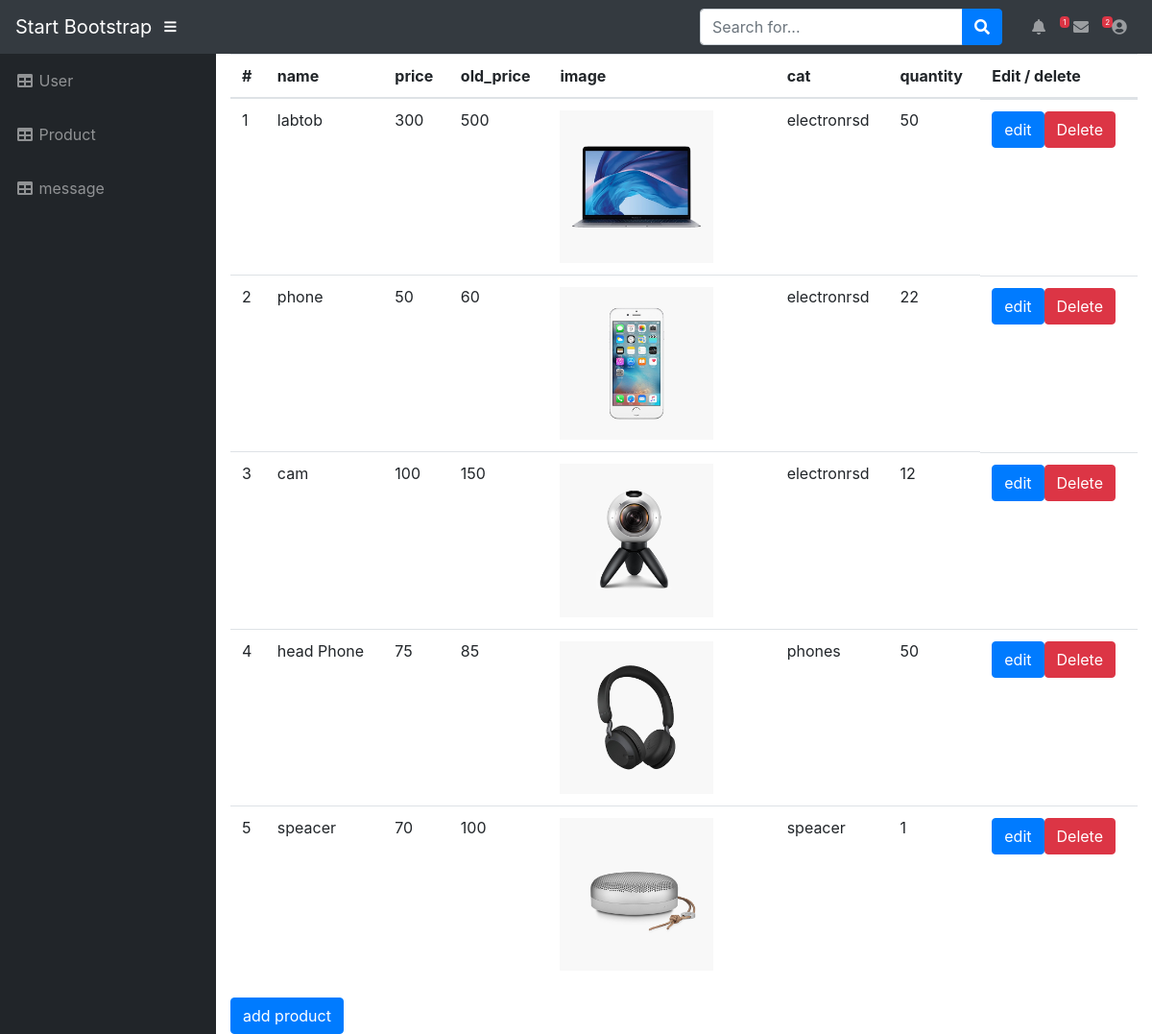
The app's page /admin/product.php (signed in) with its own data.
### tables this page shows
CREATE TABLE `product` (
  `id` int(11) NOT NULL,
  `name` varchar(50) NOT NULL,
  `price` int(50) NOT NULL,
  `old_price` int(50) NOT NULL,
  `image` mediumtext NOT NULL,
  `cat` varchar(20) NOT NULL,
  `quantity` int(20) NOT NULL
);

### admin/product.php (the view, shortened to what this page needs)
<?php
require "style/nav.php";
require "style/sidebar.php";
require "connect.php";
?>
<div class="container-fluid page-body-wrapper full-page-wrapper ">
    <table class="table w-100">
        <thead>
            <tr>
                <th scope="col">#</th>
                <th scope="col">name</th>
                <th scope="col">price</th>
                <th scope="col">old_price</th>
                <th scope="col">image</th>
                <th scope="col">cat</th>
                <th scope="col">quantity</th>
                <th scope="col"> Edit / delete </th>
            </tr>
        </thead>
        <tbody>
            <?php
            $query = "SELECT * FROM `product`";
            $result = mysqli_query($connect, $query);
            $product = mysqli_fetch_all($result, MYSQLI_ASSOC);
            foreach ($product as $key => $value) {
                $id = $value["id"];
            ?>
            <tr>
                <td scope="col"><?php echo ++$key  ?></td>
                <td scope="col"><?php echo $value["name"] ?></td>
                <td scope="col"><?php echo $value["price"] ?></td>
                <td scope="col"><?php echo $value["old_price"] ?></td>
                <td scope="col" class="w-25"><img src="images/<?php echo $value["image"] ?>" class=" w-75 img-fluid" alt=""></td>
                <td scope=" col"><?php echo $value["cat"] ?></td>
                <td scope=" col"><?php echo $value["quantity"] ?></td>
                <td class="d-flex">
                    <a href="edit_product.php?id=<?php echo $id ?>" class="btn btn-primary">edit</a>
                    <a href="delete_pro.php?id=<?php echo $id ?>" class="btn btn-danger">Delete</a>
                </td>
            </tr>
            <?php } ?>
        </tbody>
    </table>
    <a href="new_product.php" class="btn btn-primary justify-content-center">add product</a>
</div>

### admin/style/nav.php (shortened to what this page needs)
<?php
require "../connect.php";
$query_con = "SELECT count(id) FROM user";
$result_con = mysqli_query($connect, $query_con);
$user_con = mysqli_fetch_assoc($result_con);
$count = $user_con["count(id)"];
?>
<DOCTYPE html>
    <html lang="en">
    <head>
        <link href="vendor/fontawesome-free/css/all.min.css" rel="stylesheet" type="text/css">
        <link href="vendor/datatables/dataTables.bootstrap4.css" rel="stylesheet">
        <link href="css/sb-admin.css" rel="stylesheet">
    </head>
    <body id="page-top">
        <nav class="navbar navbar-expand navbar-dark bg-dark static-top">
            <a class="navbar-brand mr-1" href="index.php">Start Bootstrap</a>
            <button class="btn btn-link btn-sm text-white order-1 order-sm-0" id="sidebarToggle" href="#">
                <i class="fas fa-bars"></i>
            </button>
            <form class="d-none d-md-inline-block form-inline ml-auto mr-0 mr-md-3 my-2 my-md-0">
                <div class="input-group">
                    <input type="text" class="form-control" placeholder="Search for..." aria-label="Search"
                        aria-describedby="basic-addon2">
                    <div class="input-group-append">
                        <button class="btn btn-primary" type="button">
                            <i class="fas fa-search"></i>
                        </button>
                    </div>
                </div>
            </form>
            <ul class="navbar-nav ml-auto ml-md-0">
                <li class="nav-item dropdown no-arrow mx-1">
                    <a class="nav-link dropdown-toggle" href="#" id="alertsDropdown" role="button"
                        data-toggle="dropdown" aria-haspopup="true" aria-expanded="false">
                        <i class="fas fa-bell fa-fw"></i>
                        <?php
                        $num_ms=$connect->query("SELECT status FROM message WHERE status = '0' ")->num_rows;
                        ?>
                        <span class="badge badge-danger _num "><?php echo $num_ms ?></span>
                    </a>
                </li>
                <li class="nav-item dropdown no-arrow mx-1">
                    <a class="nav-link dropdown-toggle" href="#" id="messagesDropdown" role="button"
                        data-toggle="dropdown" aria-haspopup="true" aria-expanded="false">
                        <i class="fas fa-envelope fa-fw"></i>
                        <span class="badge badge-danger"><?php echo $count ?></span>
                    </a>
                </li>
                <li class="nav-item dropdown no-arrow">
                    <a class="nav-link dropdown-toggle" href="#" id="userDropdown" role="button" data-toggle="dropdown"
                        aria-haspopup="true" aria-expanded="false">
                        <i class="fas fa-user-circle fa-fw"></i>
                    </a>
                </li>
            </ul>
        </nav>

### admin/style/sidebar.php
<div id="wrapper">
    <ul class="sidebar navbar-nav">
        <li class="nav-item">
            <a class="nav-link" href="user.php">
                <i class="fas fa-fw fa-table"></i>
                <span>User</span></a>
        </li>
        <li class="nav-item">
            <a class="nav-link" href="product.php">
                <i class="fas fa-fw fa-table"></i>
                <span>Product</span></a>
        </li>
        <li class="nav-item">
            <a class="nav-link" href="message.php">
                <i class="fas fa-fw fa-table"></i>
                <span>message</span></a>
        </li>
    </ul>

### records on screen
product: name "labtob", price "300", old_price "500", image (picture), cat "electronrsd", quantity "50"
product: name "phone", price "50", old_price "60", image (picture), cat "electronrsd", quantity "22"
product: name "cam", price "100", old_price "150", image (picture), cat "electronrsd", quantity "12"
product: name "head Phone", price "75", old_price "85", image (picture), cat "phones", quantity "50"
product: name "speacer", price "70", old_price "100", image (picture), cat "speacer", quantity "1"

### other values on screen
$num_ms "1"
$count "2"
